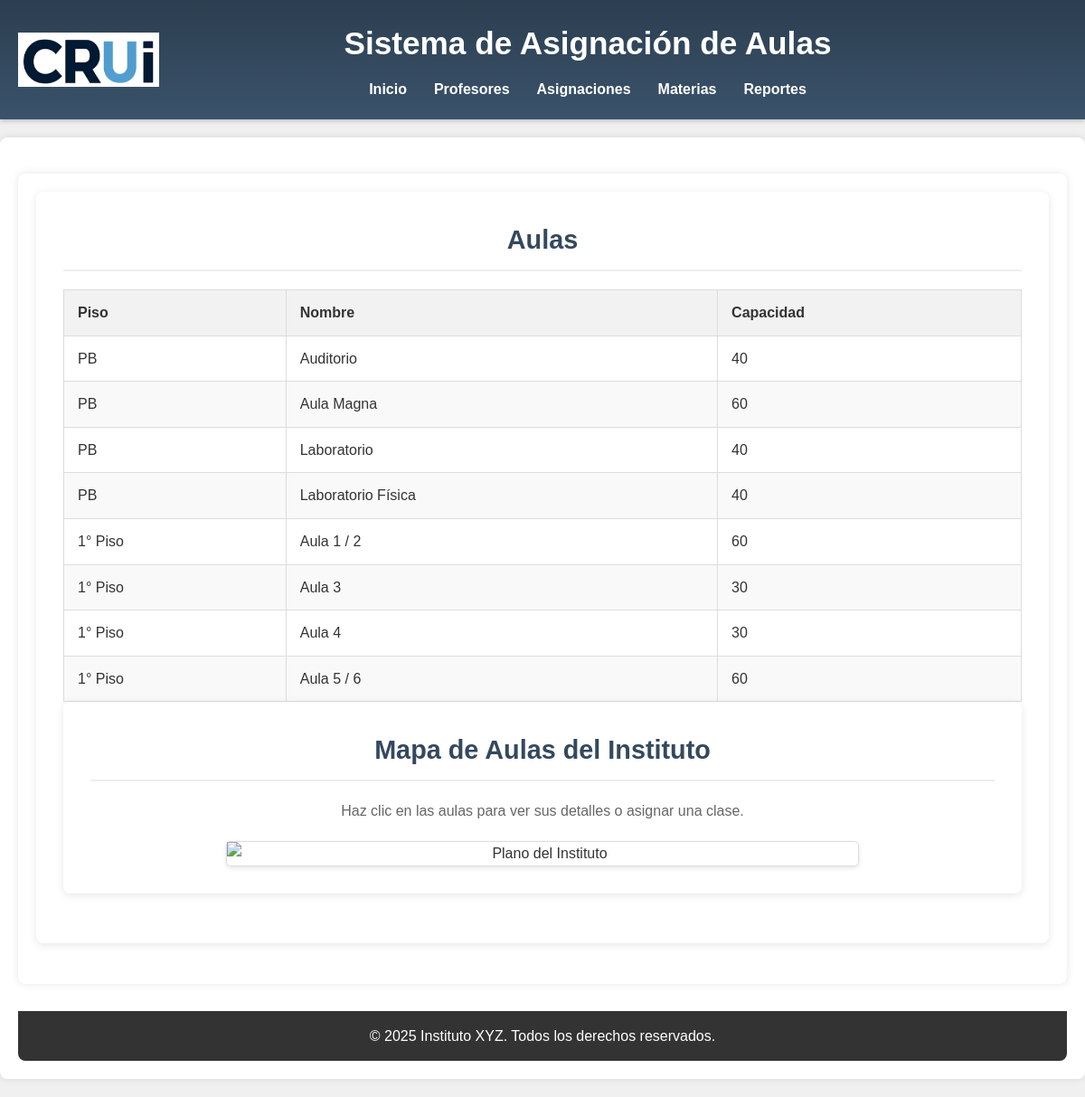
Page /views/aulas.php on the committed database.
### tables this page shows
CREATE TABLE `aulas` (
  `id` int(11) NOT NULL,
  `nombre` varchar(50) NOT NULL,
  `capacidad` int(11) NOT NULL,
  `piso` varchar(50) NOT NULL
);

### views/aulas.php (the view, shortened to what this page needs)
<?php
include '../config/conexion.php';
$sql = "SELECT * FROM aulas";
$result = $conexion->query($sql);
?>
<!DOCTYPE html>
<html lang="es">
<head>
    <link rel="stylesheet" href="../css/style.css">
</head>
<body>
    <header>
        <img src="../img/CRUI_logo.png" alt="Logo CRUI" class="header-logo-absolute">
        <h1>Sistema de Asignación de Aulas</h1>
        <nav>
            <ul>
                <li><a href="index.php">Inicio</a></li>
                <li><a href="profesores.php">Profesores</a></li>
                <li><a href="asignaciones.php">Asignaciones</a></li>
                <li><a href="materias.php">Materias</a></li>
                <li><a href="#reportes">Reportes</a></li>
            </ul>
        </nav>
    </header>
    <main class="container">
         <main class="container">
        <section id="asignaciones-actuales">
            <h2>Aulas</h2>
<table id="current-assignments-table">
    <thead>
        <tr>
            <th>Piso</th>
            <th>Nombre</th>
            <th>Capacidad</th>
        </tr>
    </thead>
    <tbody>
        <?php
        if ($result->num_rows > 0) {
            while ($row = $result->fetch_assoc()) {
                echo "<tr>";
                echo "<td>" . $row["piso"] . "</td>";
                echo "<td>" . $row["nombre"] . "</td>";
                echo "<td>" . $row["capacidad"] . "</td>";
                echo "</tr>";
            }
        } else {
            echo "<tr><td colspan='3'>No hay aulas registradas.</td></tr>";
        }
        ?>
    </tbody>
</table>
        <section id="mapa-imagen-interactivo">
            <h2>Mapa de Aulas del Instituto</h2>
            <p>Haz clic en las aulas para ver sus detalles o asignar una clase.</p>
            <div class="mapa-completo">
                <img src="../img/1P_FINAL.jpg" alt="Plano del Instituto" usemap="#mapaulas">
            </div>
        </section>
    </main>
    <footer>
        <p>&copy; 2025 Instituto XYZ. Todos los derechos reservados.</p>
    </footer>
</body>
</html>

### css/style.css (style rules this page uses)
body, h1, h2, p, div, ul, li { margin: 0; padding: 0; box-sizing: border-box; }
body { font-family: sans-serif; background-color: #f0f0f0; line-height: 1.6; color: #333; }
.container { max-width: 1200px; margin: 20px auto; padding: 20px; background-color: white; border-radius: 8px; box-shadow: 0 0 10px rgba(0, 0, 0, 0.1); }
header { background: linear-gradient(to bottom, #2c3e50, #3a536b); color: #ffffff; padding: 20px 0; text-align: center; box-shadow: 0 2px 5px rgba(0,0,0,0.2); position: relative; padding-left: 100px; }
.header-logo-absolute { position: absolute; left: 20px; top: 50%; transform: translateY(-50%); height: 60px; width: auto; }
header h1 { margin: 0; font-size: 2.2em; white-space: nowrap; margin-bottom: 10px; }
nav ul { list-style: none; padding: 0; display: flex; justify-content: center; margin: 0; }
nav ul li { margin: 0 15px; }
nav ul li a { color: #ffffff; text-decoration: none; font-weight: bold; transition: color 0.3s ease; }
section { background-color: #ffffff; padding: 30px; margin-bottom: 25px; border-radius: 8px; box-shadow: 0 2px 10px rgba(0,0,0,0.1); }
section h2 { color: #34495e; margin-bottom: 20px; font-size: 1.8em; border-bottom: 2px solid #eee; padding-bottom: 10px; text-align: center; }
#mapa-imagen-interactivo { text-align: center; }
#mapa-imagen-interactivo p { margin-bottom: 20px; color: #666; }
#mapa-imagen-interactivo .mapa-completo { max-width: 700px; height: auto; display: block; margin: 0 auto; border: 1px solid #ddd; border-radius: 5px; box-shadow: 0 2px 5px rgba(0,0,0,0.1); }
#mapa-imagen-interactivo .mapa-completo img { max-width: 100%; height: auto; display: block; }
#asignaciones-actuales table { width: 100%; border-collapse: collapse; margin-top: 15px; }
#asignaciones-actuales th, #asignaciones-actuales td { padding: 12px 15px; border: 1px solid #ddd; text-align: left; }
#asignaciones-actuales th { background-color: #f2f2f2; color: #333; font-weight: bold; }
#asignaciones-actuales tbody tr:nth-child(even) { background-color: #f9f9f9; }
footer { text-align: center; padding: 15px; background-color: #333; color: white; border-radius: 0 0 8px 8px; margin-top: 30px; }

### rows in the picture
aulas: piso "PB", nombre "Auditorio", capacidad "40"
aulas: piso "PB", nombre "Aula Magna", capacidad "60"
aulas: piso "PB", nombre "Laboratorio", capacidad "40"
aulas: piso "PB", nombre "Laboratorio Física", capacidad "40"
aulas: piso "1° Piso", nombre "Aula 1 / 2", capacidad "60"
aulas: piso "1° Piso", nombre "Aula 3", capacidad "30"
aulas: piso "1° Piso", nombre "Aula 4", capacidad "30"
aulas: piso "1° Piso", nombre "Aula 5 / 6", capacidad "60"
